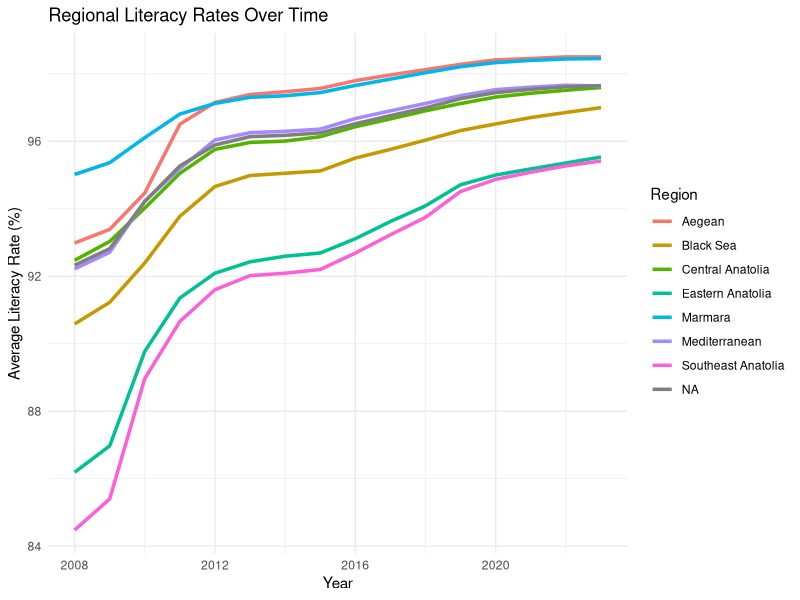
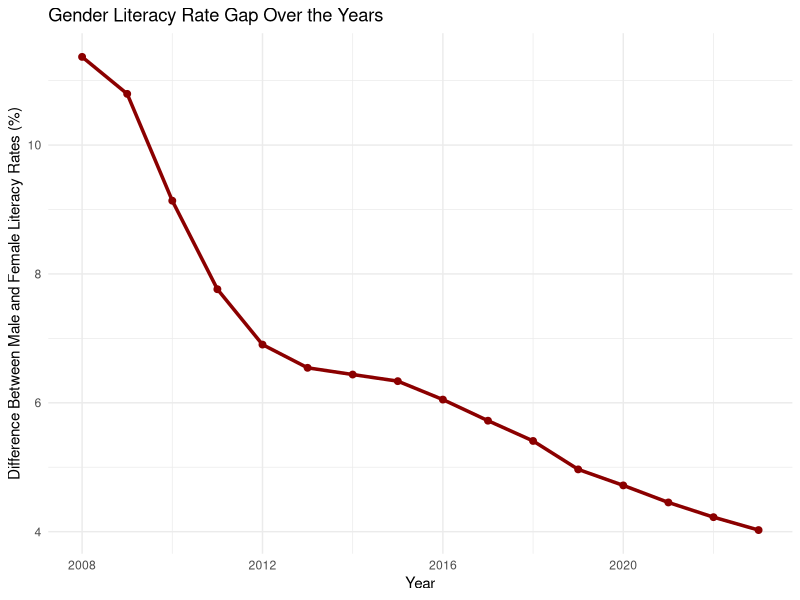
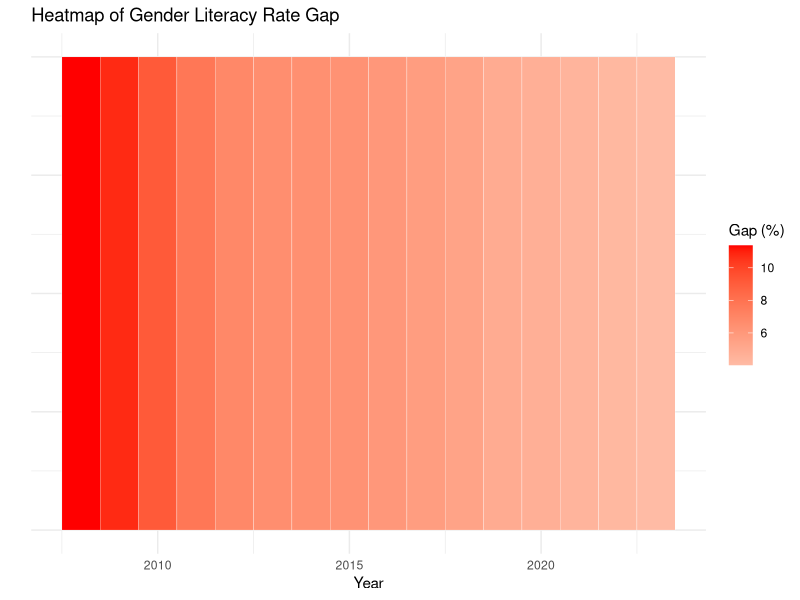

Recreate these plots in R, in order.
## ---- chunk 1
library(dplyr)

#calling the data
data <- readxl::read_excel("EMU430-DATA.xls")

#creating 'REGIONS' column
{
  regions <- data.frame(
    Province_code = 1:81
  )
  
  regions <- regions %>% 
    mutate(regions = case_when(
      Province_code %in% c(1,7,15,31,32,33,46,80) ~ "Mediterranean",
      Province_code %in% c(2,21,27,47,56,63,72,73,79) ~ "Southeast Anatolia",
      Province_code %in% c(3,9,20,35,43,45,48,64) ~ "Aegean",
      Province_code %in% c(4,12,13,23,24,25,30,36,44,49,62,65,75,76) ~ "Eastern Anatolia",
      Province_code %in% c(5,8,14,19,28,29,37,52,53,55,57,60,61,67,69,74,78,81) ~ "Black Sea",
      Province_code %in% c(6,18,26,38,40,42,50,51,58,66,68,70,71) ~ "Central Anatolia",
      Province_code %in% c(10,11,16,17,22,34,39,41,54,59,77) ~ "Marmara",
    ))
  
  data <- data %>%
    rename(Province_code = `Province code`)
  
  data <- data %>%
    left_join(regions)
}
## ---- chunk 2
# Required Libraries
library(readxl)
library(ggplot2)
library(dplyr)

# Load the dataset
# Adjust the sheet name and path based on your actual dataset
data <- read_excel("EMU430-DATA.xls", sheet = 1)

# Data Cleaning and Transformation
# Assuming the columns include Year, Region, and General Literacy Rate
clean_data <- data %>%
  select(Year, Region, `General Population`, `General Illiterate Population`) %>%
  mutate(Literacy_Rate = 100 - (`General Illiterate Population` / `General Population`) * 100) %>%
  group_by(Year, Region) %>%
  summarize(Average_Literacy = mean(Literacy_Rate, na.rm = TRUE))

# Visualization: Regional Literacy Rates Over Time
ggplot(clean_data, aes(x = Year, y = Average_Literacy, color = Region)) +
  geom_line(size = 1.2) +
  labs(
    title = "Regional Literacy Rates Over Time",
    x = "Year",
    y = "Average Literacy Rate (%)",
    color = "Region"
  ) +
  theme_minimal()
## ---- chunk 3
# Required Libraries
library(readxl)
library(ggplot2)
library(dplyr)

# Load the dataset
data <- read_excel("EMU430-DATA.xls", sheet = 1)

# Data Cleaning and Transformation
gender_data <- data %>%
  select(Year, `General Male Population`, `General Female Population`, `Male Illiterate Population`, `General Illiterate Population`) %>%
  mutate(
    Male_Literacy_Rate = 100 - (`Male Illiterate Population` / `General Male Population`) * 100,
    Female_Literacy_Rate = 100 - ((`General Illiterate Population` - `Male Illiterate Population`) / `General Female Population`) * 100,
    Literacy_Difference = Male_Literacy_Rate - Female_Literacy_Rate # Calculate the gender literacy gap
  ) %>%
  group_by(Year) %>%
  summarize(
    Avg_Literacy_Difference = mean(Literacy_Difference, na.rm = TRUE),
    .groups = "drop"
  )

# Visualization: Line Chart for Literacy Rate Gap
ggplot(gender_data, aes(x = Year, y = Avg_Literacy_Difference)) +
  geom_line(size = 1.2, color = "darkred") +
  geom_point(size = 2, color = "darkred") +
  labs(
    title = "Gender Literacy Rate Gap Over the Years",
    x = "Year",
    y = "Difference Between Male and Female Literacy Rates (%)"
  ) +
  theme_minimal()

## ---- chunk 4
# Required Libraries
library(readxl)
library(ggplot2)
library(dplyr)

# Load the dataset
data <- read_excel("EMU430-DATA.xls", sheet = 1)

# Data Transformation
gender_data <- data %>%
  mutate(
    Male_Literacy_Rate = 100 - (`Male Illiterate Population` / `General Male Population`) * 100,
    Female_Literacy_Rate = 100 - (`Female Illiterate Population` / `General Female Population`) * 100,
    Literacy_Rate_Gap = Male_Literacy_Rate - Female_Literacy_Rate # Calculate the gap
  ) %>%
  group_by(Year) %>%
  summarize(
    Avg_Literacy_Gap = mean(Literacy_Rate_Gap, na.rm = TRUE),
    .groups = "drop"
  )

# Visualization: Bar Plot for Gender Literacy Gap Over the Years
ggplot(gender_data, aes(x = Year, y = 1, fill = Avg_Literacy_Gap)) +
  geom_tile(color = "white") +
  scale_fill_gradient2(low = "blue", high = "red", midpoint = 0, name = "Gap (%)") +
  labs(
    title = "Heatmap of Gender Literacy Rate Gap",
    x = "Year",
    y = "",
    fill = "Gap (%)"
  ) +
  theme_minimal() +
  theme(axis.text.y = element_blank(), axis.ticks.y = element_blank())
## ---- chunk 5
colnames(data)
